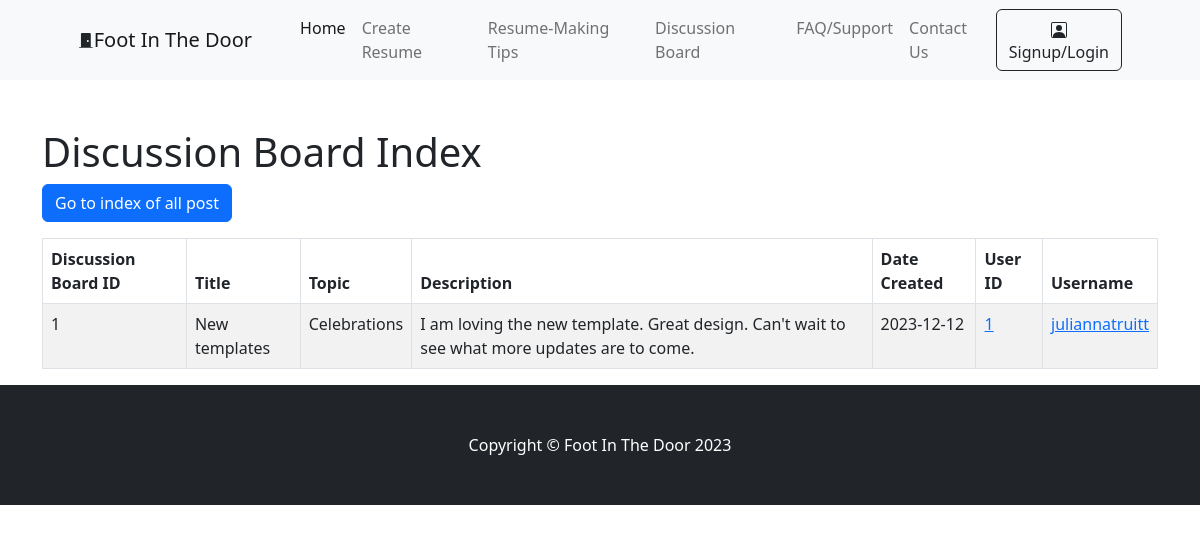
The page /foot_in_door_website/discussion_board/detail.php?id=1 on the database its author committed.
### tables this page shows
CREATE TABLE `discussion_board` (
  `Discussion_ID` int(12) UNSIGNED NOT NULL,
  `User_ID` int(12) UNSIGNED NOT NULL,
  `Post_Title` varchar(48) NOT NULL,
  `Topic` varchar(24) NOT NULL,
  `Post_Desc` text NOT NULL,
  `Date_Created` date DEFAULT NULL
);

CREATE TABLE `users` (
  `User_ID` int(12) UNSIGNED NOT NULL,
  `Username` varchar(30) DEFAULT NULL,
  `Email` varchar(40) DEFAULT NULL,
  `Password` varchar(255) DEFAULT NULL,
  `Role` tinyint(3) UNSIGNED NOT NULL DEFAULT 0,
  `Phone_Number` varchar(12) DEFAULT NULL
);

### lib/db.php (called while the page is built, shortened)
<?php
function query($pdo,$query,$data=[]) {
	$query=$pdo->prepare($query);
	$query->execute($data);
	return $query;
}

### foot_in_door_website/discussion_board/detail.php (the view, shortened to what this page needs)
<?php
require_once("../../lib/db.php");
require_once("../../theme/header.php");
$posts = query($pdo, 'SELECT * FROM discussion_board natural join users WHERE Discussion_ID=?', [$_GET['id']]);
echo '<div class="container mt-5">';
	echo '<h1>Discussion Board Index</h1>';
	echo '<a href="index.php" class="btn btn-primary mb-3">Go to index of all post</a><br />';
	echo '<div class="table-responsive">';
	echo '<table class="table table-bordered table-striped">';
	echo '<thead>';
	echo '<tr>';
	echo '<th>Discussion Board ID</th>';
	echo '<th>Title</th>';
	echo '<th>Topic</th>';
	echo '<th>Description</th>';
	echo '<th>Date Created</th>';
	echo '<th>User ID</th>';
	echo '<th>Username</th>';
	echo '</tr>';
	echo '</thead>';
	echo '<tbody>';
	while ($post=$posts->fetch()){
		echo '<tr>';
		echo '<td>'.$post['Discussion_ID'].'</td>';
		echo '<td>'.$post['Post_Title'].'</td>';
		echo '<td>'.$post['Topic'].'</td>';
		echo '<td>'.$post['Post_Desc'].'</td>';
		echo '<td>'.$post['Date_Created'].'</td>';
		echo '<td><a href="../users/detail.php?id='.$post['User_ID'].'">'.$post['User_ID'].'</td>';
		echo '<td><a href="../users/detail.php?id='.$post['User_ID'].'">'.$post['Username'].'</td>';
		echo '</tr>';
	}
	echo '</table>';
	echo '</div>';
	echo '</div>';
require_once("../../theme/footer.php");

### rows shown on the page
discussion_board: Discussion_ID "1", Post_Title "New templates", Topic "Celebrations", Post_Desc "I am loving the new template. Great design. Can't wait to see what more updates are to come.", Date_Created "2023-12-12", User_ID "1", User_ID.Username "juliannatruitt"
